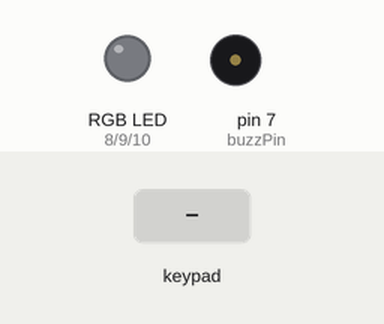
This sketch was run on a simulated Arduino Mega 2560, built with avr-gcc and run on an emulated ATmega2560. Shown: an RGB LED mixed from three pins (HIGH = lit), buzzer (waves = sounding, pin HIGH). The inputs (shaded band) are chosen by the test bench. Dim RGB values are drawn brighter than linear.

Above: at 1.2 s.
1.3 s: key 'D' pressed
At 4.2 s:
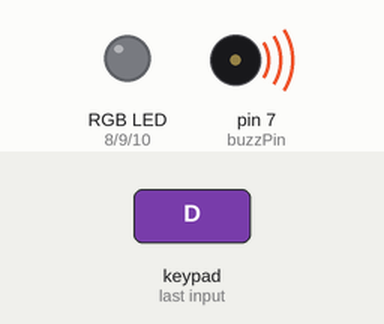
4.3 s: keypad keys 2 2 2 3 2 4 2 5 D pressed 0.4 s apart
At 10.11 s:
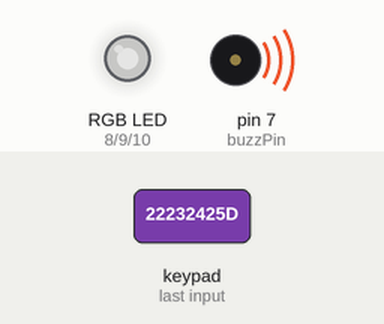
Timing chart, 0 to 10.0 s (numbered marks = the images above; inputs shaded):
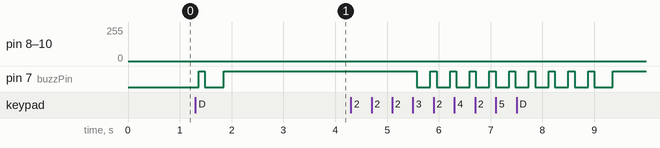

Measured:
- after the input at 1.3 s, pin 7 (buzzPin): LOW → HIGH after 0.06 s, → LOW 0.12 s later, → HIGH 0.36 s later

The sketch:

HomePhone-Arduino.ino
```cpp
#include <Keypad.h>
int buzzPin= 7; // I/O-pin from buzzer connects here digital
const int wpm = 20; // Morse speed in WPM
const int dotL = 1200/wpm; // Calculated dot-length
const int dashL = 3*dotL; // Dash = 3 x dot
const int sPause = dotL; // Symbol pause = 1 dot
const int lPause = dashL; // Letter pause = 3 dots
const int wPause = 7*dotL; // Word pause = 7 dots
const byte ROWS = 4;
const byte COLS = 4;
//Change the following pins your yours keypad pinout!
byte rowPins[ROWS] = {22, 23, 24, 25};
byte colPins[COLS] = {26, 27 ,28 ,29};
char keys[ROWS][COLS] = {
  {'1','2','3','A'},
  {'4','5','6','B'},
  {'7','8','9','C'},
  {'*','0','#','D'}
};
int ledPinR = 8;
int ledPinG = 9;
int ledPinB = 10;

Keypad keypad = Keypad( makeKeymap(keys), rowPins, colPins, ROWS, COLS );
void setup()
{
pinMode(buzzPin,OUTPUT); // Set buzzer-pin as output
//Serial.begin(9600);
}
void loop()
{
  char pass = 'D';
 char key = keypad.getKey();
 if(!!key){
  dot();
  stop();
//  Serial.println(key);
 }
 if(key == pass){
  dash();
  for (int i = 0 ; i <= 255; i++) {
      analogWrite(ledPinR, i);
      analogWrite(ledPinG, i);
      analogWrite(ledPinB, i);
      delay(1);
    }
  for(int i = 255; i>=0; i--){
   analogWrite(ledPinR, i);
   analogWrite(ledPinG, i);
   analogWrite(ledPinB, i);
   delay(1);
  }
  for (int i = 0 ; i <= 255; i++) {
      analogWrite(ledPinR, i);
      analogWrite(ledPinG, i);
      analogWrite(ledPinB, i);
      delay(1);
    }
  for(int i = 255; i>=0; i--){
   analogWrite(ledPinR, i);
   analogWrite(ledPinG, i);
   analogWrite(ledPinB, i);
   delay(1);
  }
  for (int i = 0 ; i <= 255; i++) {
      analogWrite(ledPinR, i);
      analogWrite(ledPinG, i);
      analogWrite(ledPinB, i);
      delay(1);
    }
  for(int i = 255; i>=0; i--){
   analogWrite(ledPinR, i);
   analogWrite(ledPinG, i);
   analogWrite(ledPinB, i);
   delay(1);
  }
  for (int i = 0 ; i <= 255; i++) {
      analogWrite(ledPinR, i);
      analogWrite(ledPinG, i);
      analogWrite(ledPinB, i);
      delay(1);
    }
  for(int i = 255; i>=0; i--){
   analogWrite(ledPinR, i);
   analogWrite(ledPinG, i);
   analogWrite(ledPinB, i);
   delay(1);
  }
  delay(1500);
  stop();
 }
}

void dot(){
digitalWrite(buzzPin, LOW); // Tone ON
delay(dotL); // Tone length
digitalWrite(buzzPin, HIGH); // Tone OFF
delay(sPause); // Symbol pause
return;
}

void dash(){
digitalWrite(buzzPin, LOW); // Tone ON
delay(dashL); // Tone length
digitalWrite(buzzPin, HIGH); // Tone OFF
delay(sPause); // Symbol pause
return;
}
void stop(){
digitalWrite(buzzPin, HIGH); // Tone OFF
delay(sPause); // Symbol pause
digitalWrite(buzzPin, LOW); // Tone ON
delay(dashL); // Tone length
return;
}
```
